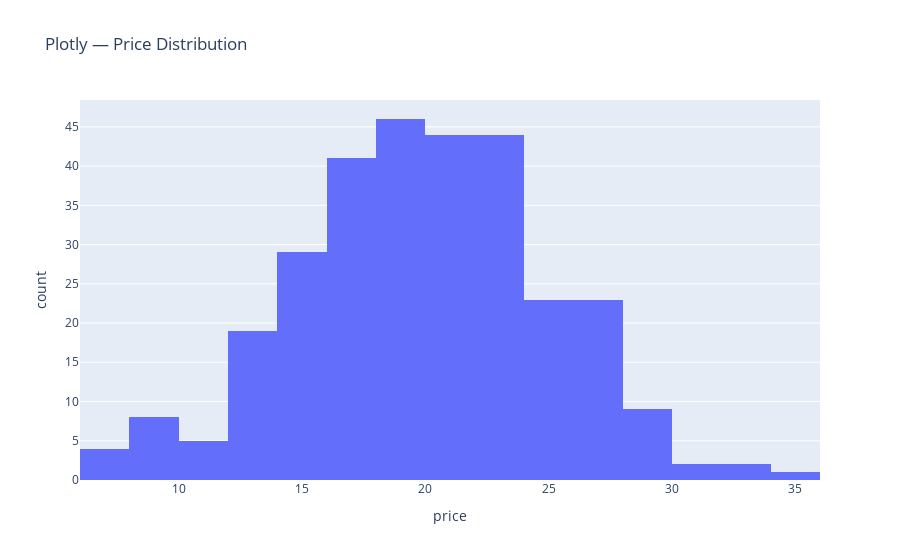

Write notebook code for a chart like this one.
### Markdown cell above
## 13. Exercises
1) **EDA**: Plot distributions of `price`, `quantity`, `revenue` (all 3 libs).
2) **Comparison**: Compare `margin` by `category` (box or violin + bar).
3) **Relationship**: Scatter `price` vs `revenue`, color by `region`, add trend (Seaborn), then interactive (Plotly).
4) **Correlation**: Plot heatmap and highlight the strongest positive and negative pairs (write a short note).
5) **Story**: Create a 2×2 dashboard for stakeholders with:
   - Monthly revenue trend
   - Category revenue bar
   - Margin distribution
   - Price vs revenue scatter
   Add a title + 2 bullet insights as a caption.

### Code cell
# 14. Exercise Solutions — Distributions
fig, axs = plt.subplots(1,3, figsize=(12,4))
axs[0].hist(df["price"], bins=25); axs[0].set_title("Price")
axs[1].hist(df["quantity"], bins=25); axs[1].set_title("Quantity")
axs[2].hist(df["revenue"], bins=25); axs[2].set_title("Revenue")
fig.suptitle("Matplotlib — Distributions")
plt.tight_layout(); plt.show()

sns.displot(df, x="price", bins=25, kde=True, height=3, aspect=1.2)
sns.displot(df, x="quantity", bins=25, kde=True, height=3, aspect=1.2)
sns.displot(df, x="revenue", bins=25, kde=True, height=3, aspect=1.2)
plt.show()

for col in ["price","quantity","revenue"]:
    fig = px.histogram(df, x=col, nbins=25, title=f"Plotly — {col.capitalize()} Distribution")
    fig.show()

### Figure 1 — Plotly figure (JSON) as saved in the notebook; plotly's stock layout.template omitted (floating-point values rounded to 4 significant figures; data arrays with more than 128 entries replaced by an {"elided": "..."} marker saying what was removed)
{"data": [{"bingroup": "x", "hovertemplate": "price=%{x}<br>count=%{y}<extra></extra>", "legendgroup": "", "marker": {"color": "#636efa", "pattern": {"shape": ""}}, "name": "", "nbinsx": 25, "orientation": "v", "showlegend": false, "type": "histogram", "x": {"elided": "300 float values"}, "xaxis": "x", "yaxis": "y"}], "layout": {"barmode": "relative", "legend": {"tracegroupgap": 0}, "title": {"text": "Plotly — Price Distribution"}, "xaxis": {"anchor": "y", "domain": [0, 1], "title": {"text": "price"}}, "yaxis": {"anchor": "x", "domain": [0, 1], "title": {"text": "count"}}}}
